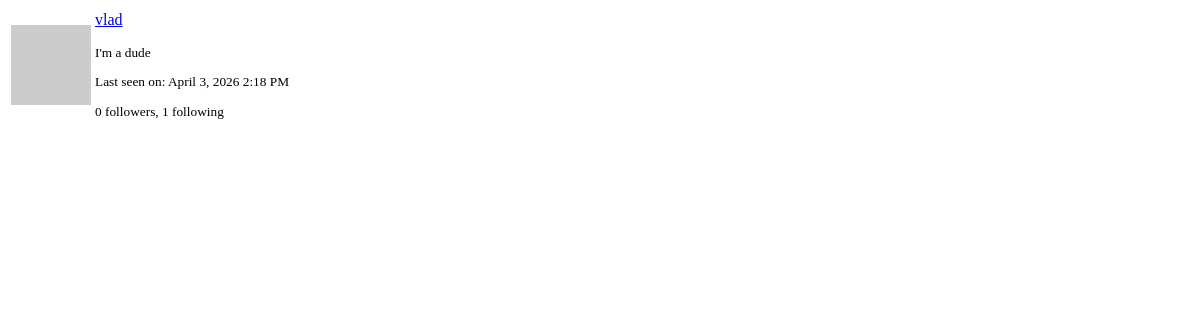
/auth/user/vlad/popup (signed in), run on an earlier commit of the app's database.
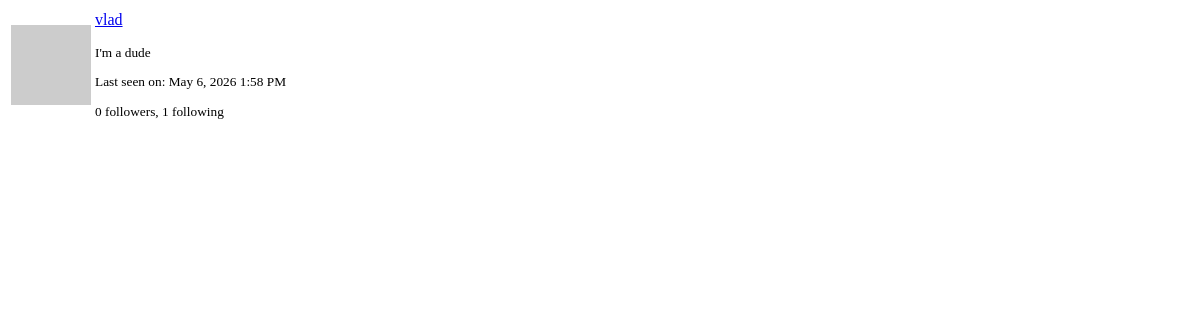
And on a later commit of the database.
### app/models.py (models this page shows, shortened)
class User(UserMixin, db.Model):
    id = db.Column(db.Integer, primary_key=True)
    username = db.Column(db.String(64), index=True, unique=True)
    email = db.Column(db.String(120), index=True, unique=True)
    password_hash = db.Column(db.String(128))
    posts = db.relationship('Post', backref='author', lazy='dynamic')
    about_me = db.Column(db.String(140))
    last_seen = db.Column(db.DateTime, default=datetime.utcnow)
    followed = db.relationship(
        'User', secondary=followers,
        primaryjoin=(followers.c.follower_id == id),
        secondaryjoin=(followers.c.followed_id == id),
        backref=db.backref('followers', lazy='dynamic'), lazy='dynamic')
    def avatar(self, size):
        digest = md5(self.email.lower().encode('utf-8')).hexdigest()
        return 'https://www.gravatar.com/avatar/{}?d=identicon&s={}'.format(digest, size)

### app/auth/routes.py (the view)
@auth_bp.route('/user/<username>/popup')
@login_required
def user_popup(username):
    user = User.query.filter_by(username=username).first_or_404()
    return render_template('user_popup.html', user=user)

### app/auth/routes.py (called while the page is built)
@app.before_request
def before_request():
    if current_user.is_authenticated:
        current_user.last_seen = datetime.utcnow()
        db.session.commit()

### app/models.py (called while the page is built)
@login.user_loader
def load_user(id):
    return User.query.get(int(id))

### app/templates/user_popup.html (shortened to what this page needs)
<table class="table">
  <tr>
    <td width="64" style="border: 0px;"><img src="{{ user.avatar(64) }}"></td>
    <td style="border: 0px;">
      <p>
        <a href="{{ url_for('main.user', username=user.username) }}">
          {{ user.username }}
        </a>
      </p>
      <small>
        {% if user.about_me %}<p>{{ user.about_me }}</p>{% endif %}
        {% if user.last_seen %}
        <p>{{ _('Last seen on') }}:
          {{ moment(user.last_seen).format('LLL') }}</p>
        {% endif %}
        <p>{{ _('%(count)d followers', count=user.followers.count()) }},
          {{ _('%(count)d following', count=user.followed.count()) }}</p>
      </small>
    </td>
  </tr>
</table>

What changed in the data, as far as the page shows it:
changed User "vlad": last_seen "April 3, 2026 2:18 PM" → "May 6, 2026 1:58 PM"
